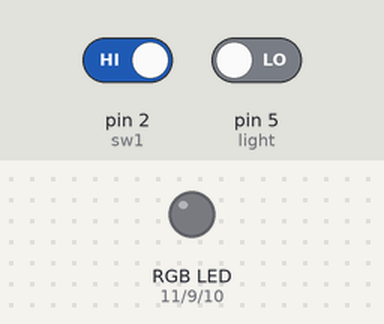
The sketch below on a simulated Arduino Uno, built with avr-gcc and run on an emulated ATmega328P. On the bench: an RGB LED mixed from three pins (HIGH = lit). Inputs (shaded band) come from the test bench; at power-on: pin 5 (light) LOW, pin 2 (sw1) HIGH. What the sketch prints to the serial monitor is not drawn.

Above: at 4.2 s.
4.3 s: pin 5 (light) driven LOW
7.3 s: pin 5 (light) driven HIGH
At 12.6 s:
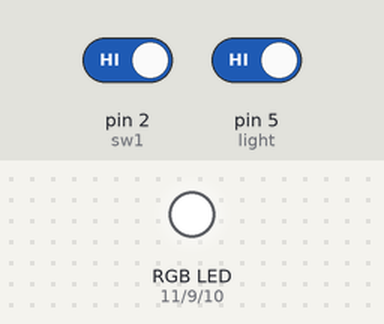
13.3 s: pin 2 (sw1) driven LOW and pin 5 (light) driven LOW
At 19.3 s:
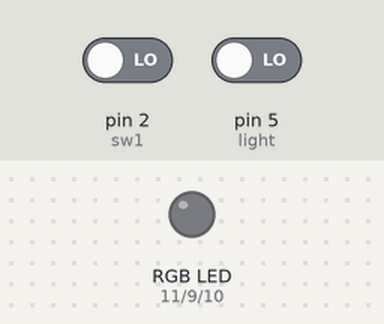
Timing chart, 0 to 19.9 s (numbered marks = the images above; inputs shaded):
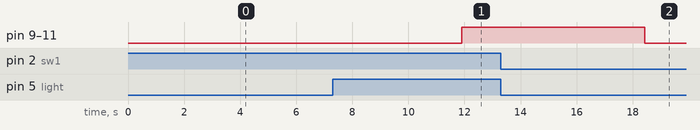

Measured:
- after the input at 7.3 s, pin 9 (G), pin 10 (B), pin 11 (R): LOW → HIGH after 4.6 s
- after the input at 13.3 s, pin 9 (G), pin 10 (B), pin 11 (R): HIGH → LOW after 5.1 s

The sketch:

smarthousearled.ino.ino
```cpp
#define R 11
#define G 9
#define B 10
#define light 5
const byte sw1 = 2;
bool lightmode=0,change=0;
int i,in1,in2,mode=1;
void setup() {
  Serial.begin(9600);
  pinMode(R, OUTPUT);
  pinMode(G, OUTPUT);
  pinMode(B, OUTPUT);
  pinMode(sw1, INPUT);
  pinMode(3, INPUT);
  pinMode(4, INPUT);
  pinMode(light, INPUT);
  attachInterrupt(digitalPinToInterrupt(sw1), intur1, RISING);
}
int RGBled(int a, int b, int c) {
  analogWrite(R, a);
  analogWrite(G, b);
  analogWrite(B, c);
}
void flow(){
  for (i = 0; i <= 178; i++) {
    RGBled(0, i, 178);
    delay(10);
  }
  for (i = 0; i <= 178;i++) {
    RGBled(i, 178, 178 - i);
    delay(10);
  }
  for (i = 0; i <= 178; i++) {
    RGBled(178, 178 - i, 0);
    delay(10);
  }
  for (i = 0; i <= 178; i++) {
    RGBled(178-i,0, i);
    delay(10);
  }
}
void intur1() {
  in1=digitalRead(3);
  in2=digitalRead(4);
  if(in1==0&&in2==0){mode=1;}
  if(in1==1&&in2==0){mode=2;}
  if(in1==0&&in2==1){mode=3;}
  if(in1==1&&in2==1){mode=4;}
  }
void lightdelay(){
  int timex=millis(),i=0;
  while(i<500){
    if(digitalRead(light)==1&&lightmode==0){
      i++;
      delay(1);
      Serial.println(i);
      Serial.println("ON");
      change=1;
    }
    else if(digitalRead(light)==0&&lightmode==1){
      i++;
      delay(1);
      Serial.println(i);
      Serial.println("OFF");
      change=1;
    }
    else{i=5500;}
  }
  Serial.print("CHANGE ");
  if(change==1&&i==500){
  Serial.print(lightmode);
  lightmode=!lightmode;
  Serial.print(" CHANGE TO ");
  Serial.print(lightmode);
  Serial.print("BY ");
  Serial.println(i);
  change=0;
  }
}
void loop() {
//  Serial.println(mode);
  Serial.println(lightmode);

  if (mode==1){if(lightmode==1){RGBled(255,255,255);lightdelay();}else{RGBled(0,0,0);lightdelay();}}
  if (mode==2){RGBled(255,40,10);}
  if (mode==3){RGBled(255,255,255);}
  if (mode==4){flow();}
}
```
